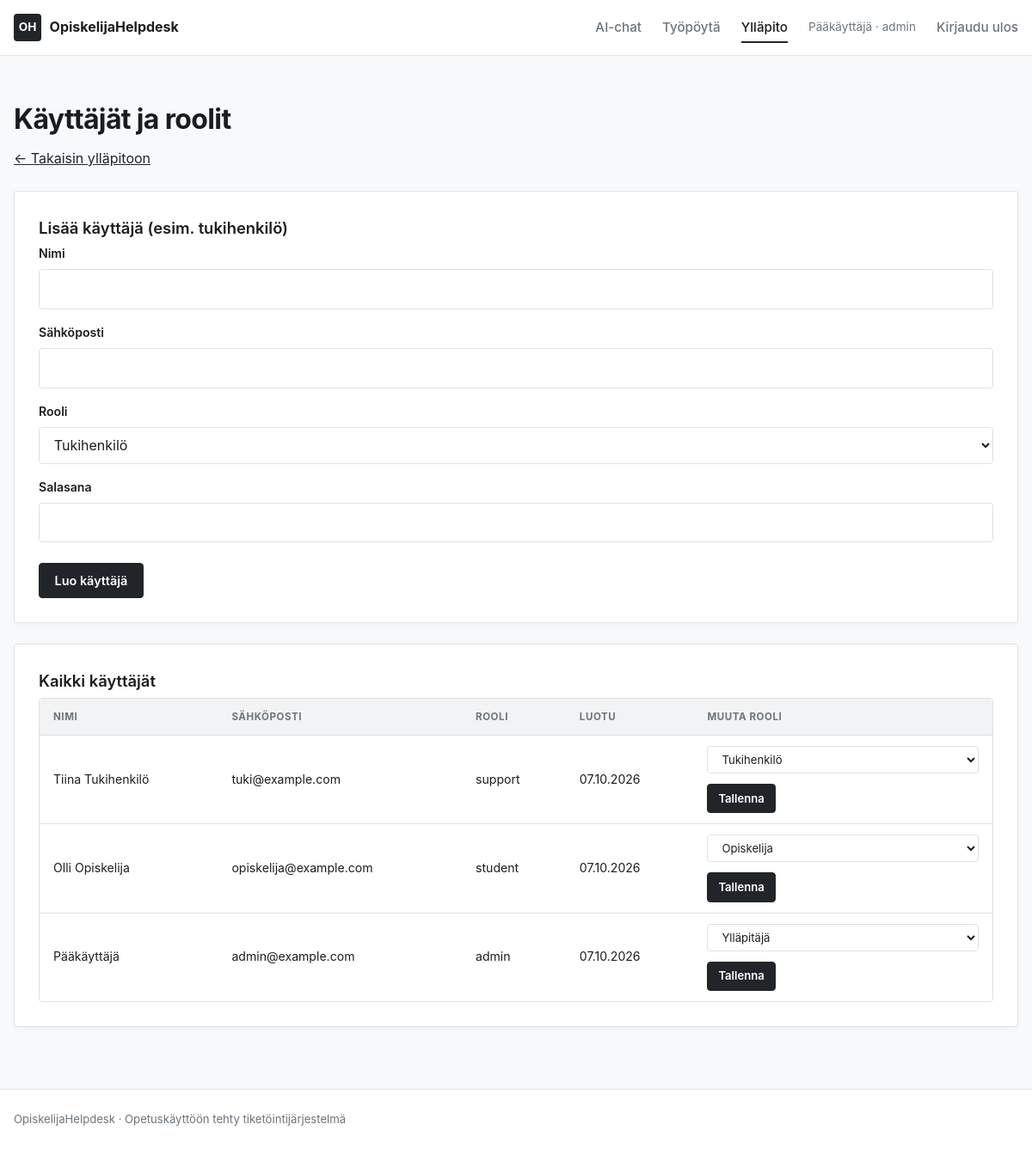
Page /admin/users (signed in) on the committed database.
### tables this page shows
CREATE TABLE IF NOT EXISTS users (
    id INT AUTO_INCREMENT PRIMARY KEY,
    name VARCHAR(100) NOT NULL,
    email VARCHAR(150) NOT NULL UNIQUE,
    password VARCHAR(255) NOT NULL,
    role ENUM('student', 'support', 'admin') NOT NULL DEFAULT 'student',
    created_at TIMESTAMP NOT NULL DEFAULT CURRENT_TIMESTAMP
);

### controllers/AdminController.php (called while the page is built, shortened)
<?php
final class AdminController
{
    public function users(array $errors = []): void
    {
        $users = db()->query('SELECT id, name, email, role, created_at FROM users ORDER BY created_at DESC, id DESC')->fetchAll();
        render('admin/users', ['pageTitle' => 'Käyttäjät', 'users' => $users, 'errors' => $errors]);
    }
}

### public/index.php (called while the page is built, shortened)
<?php
$router = new Router();
$currentPath = Router::currentPath();
$router->dispatch($_SERVER['REQUEST_METHOD'] ?? 'GET', $currentPath);

### core/db.php (called while the page is built, shortened)
<?php
function loadAppConfig(): array
{
    static $config = null;
    if ($config !== null) {
        return $config;
    }
    $configFile = BASE_PATH . '/config/config.php';
    $exampleFile = BASE_PATH . '/config/config.example.php';
    if (file_exists($configFile)) {
        $config = require $configFile;
    } elseif (file_exists($exampleFile)) {
        $config = require $exampleFile;
    } else {
        throw new RuntimeException('Asetustiedostoa config/config.php ei löytynyt.');
    }
    return $config;
}
function config(string $key, mixed $default = null): mixed
{
    $value = loadAppConfig();
    foreach (explode('.', $key) as $part) {
        $value = $value[$part];
    }
    return $value;
}
function db(): PDO
{
    static $pdo = null;
    $config = loadAppConfig()['db'];
    $dsn = sprintf(
        'mysql:host=%s;port=%s;dbname=%s;charset=%s',
        $config['host'],
        $config['port'],
        $config['name'],
        $config['charset']
    );
    try {
        $pdo = new PDO($dsn, $config['user'], $config['pass'], [
            PDO::ATTR_ERRMODE => PDO::ERRMODE_EXCEPTION,
            PDO::ATTR_DEFAULT_FETCH_MODE => PDO::FETCH_ASSOC,
            PDO::ATTR_EMULATE_PREPARES => false,
        ]);
        $pdo->exec("SET time_zone = '" . date('P') . "'");
    } catch (PDOException $e) {
        error_log('Tietokantayhteysvirhe: ' . $e->getMessage());
        http_response_code(500);
        die('Tietokantayhteys epäonnistui. Tarkista config/config.php-asetukset.');
    }
    return $pdo;
}

### config/config.example.php (called while the page is built)
<?php
$env = static fn(string $key, string $default = ''): string =>
    (getenv($key) !== false && getenv($key) !== '') ? (string)getenv($key) : $default;
return [
    'db' => [
        'host' => $env('DB_HOST', '127.0.0.1'),
        'port' => $env('DB_PORT', '3306'),
        'name' => $env('DB_NAME', 'opiskelijahelpdesk'),
        'user' => $env('DB_USER', 'root'),
        'pass' => $env('DB_PASS', ''),
        'charset' => 'utf8mb4',
    ],
    'app' => [
        'name' => 'OpiskelijaHelpdesk',
        'base_path' => $env('APP_BASE_PATH', ''),
        'pretty_urls' => $env('APP_PRETTY_URLS', 'true') !== 'false',
        'debug' => $env('APP_DEBUG', 'false') === 'true',
    ],
    'ai' => [
        'ollama_url' => rtrim($env('OLLAMA_URL', 'http://127.0.0.1:11434'), '/'),
        'model' => $env('OLLAMA_MODEL', 'gemma4:e2b'),
        'timeout' => (int)$env('OLLAMA_TIMEOUT', '300'),
        'temperature' => (float)$env('OLLAMA_TEMPERATURE', '0.3'),
        'num_ctx' => (int)$env('OLLAMA_NUM_CTX', '8192'),
        'think' => $env('OLLAMA_THINK', 'false') === 'true',
        'min_question_rounds' => (int)$env('CHAT_MIN_QUESTION_ROUNDS', '1'),
        'max_question_rounds' => (int)$env('CHAT_MAX_QUESTION_ROUNDS', '4'),
    ],
];

### core/auth.php (called while the page is built, shortened)
<?php
function currentUser(): ?array
{
    return $_SESSION['user'] ?? null;
}

### views/admin/users.php (the view, shortened to what this page needs)
<?php  $action = url('/admin/users'); ?>
<h1 class="section-title">Käyttäjät ja roolit</h1>
<p class="section-description"><a class="text-accent" href="<?= e(url('/admin')) ?>">&larr; Takaisin ylläpitoon</a></p>
<section class="card">
  <h2 class="card__title">Lisää käyttäjä (esim. tukihenkilö)</h2>
  <form method="post" action="<?= e($action) ?>" class="form-grid">
    <div class="form-group">
      <label for="name">Nimi</label>
      <input type="text" id="name" name="name" required>
    </div>
    <div class="form-group">
      <label for="email">Sähköposti</label>
      <input type="email" id="email" name="email" required>
    </div>
    <div class="form-group">
      <label for="role">Rooli</label>
      <select id="role" name="role">
        <option value="support">Tukihenkilö</option>
      </select>
    </div>
    <div class="form-group">
      <label for="password">Salasana</label>
      <input type="password" id="password" name="password" required minlength="8">
    </div>
    <div class="form-actions">
      <button type="submit" class="button">Luo käyttäjä</button>
    </div>
  </form>
</section>
<section class="card">
  <h2 class="card__title">Kaikki käyttäjät</h2>
  <div class="table-wrap">
    <table>
      <thead>
        <tr><th>Nimi</th><th>Sähköposti</th><th>Rooli</th><th>Luotu</th><th>Muuta rooli</th></tr>
      </thead>
      <tbody>
        <?php foreach ($users as $u): ?>
          <tr>
            <td><?= e($u['name']) ?></td>
            <td><?= e($u['email']) ?></td>
            <td><?= e($u['role']) ?></td>
            <td><?= e(formatDate($u['created_at'], 'd.m.Y')) ?></td>
            <td>
              <form method="post" action="<?= e($action) ?>" class="form-actions" style="margin:0;">
                <select name="role" class="button--small">
                  <option value="student" <?= $u['role'] === 'student' ? 'selected' : '' ?>>Opiskelija</option>
                  <option value="support" <?= $u['role'] === 'support' ? 'selected' : '' ?>>Tukihenkilö</option>
                  <option value="admin" <?= $u['role'] === 'admin' ? 'selected' : '' ?>>Ylläpitäjä</option>
                </select>
                <button type="submit" class="button button--small">Tallenna</button>
              </form>
            </td>
          </tr>
        <?php endforeach; ?>
      </tbody>
    </table>
  </div>
</section>

### router/Router.php (shortened to what this page needs)
<?php
final class Router
{
    private array $routes = [];
    public function add(string $method, string $pattern, callable|array $handler): void
    {
        $regex = preg_replace_callback(
            '#\{(\w+)\}#',
            static fn(array $m): string => $m[1] === 'id' || str_ends_with($m[1], 'Id')
                ? '(?P<' . $m[1] . '>\d+)'
                : '(?P<' . $m[1] . '>[^/]+)',
            rtrim($pattern, '/') ?: '/'
        );
        $this->routes[] = [
            'method' => $method,
            'pattern' => $pattern,
            'regex' => '#^' . $regex . '$#u',
            'handler' => $handler,
        ];
    }
    public static function currentPath(): string
    {
        $path = (string)parse_url($_SERVER['REQUEST_URI'] ?? '/', PHP_URL_PATH);
        $path = rawurldecode($path);
        $base = basePath();
        $path = '/' . trim($path, '/');
        return $path;
    }
    public function dispatch(string $method, string $path): void
    {
        foreach ($this->routes as $route) {
            if (!preg_match($route['regex'], $path, $matches)) {
                continue;
            }
            $params = [];
            $this->invoke($route['handler'], $params);
            return;
        }
    }
    private function invoke(callable|array $handler, array $params): void
    {
        if (is_array($handler) && is_string($handler[0])) {
            [$class, $action] = $handler;
            $controller = new $class();
            $controller->$action(...$params);
            return;
        }
    }
}

### views/layouts/header.php (shortened to what this page needs)
<!DOCTYPE html>
<html lang="fi">
<head>
<link rel="stylesheet" href="<?= e(asset('css/style.css')) ?>">
</head>
<body>
<div class="page-shell">
<header class="site-header">
  <div class="container nav">
    <a class="brand" href="<?= e(url('/')) ?>">
      <span class="brand-mark">OH</span>
      <span>OpiskelijaHelpdesk</span>
    </a>
    <nav class="nav-links">
      <?php if ($user): ?>
        <a class="nav-link<?= isActive('/chat') ? ' is-active' : '' ?>" href="<?= e(url('/chat')) ?>">AI-chat</a>
        <?php if ($user['role'] === 'student'): ?>
          <a class="nav-link<?= isActive('/tickets/new') ? ' is-active' : '' ?>" href="<?= e(url('/tickets/new')) ?>">Uusi tiketti</a>
          <a class="nav-link<?= isActive('/tickets') && !isActive('/tickets/new') ? ' is-active' : '' ?>" href="<?= e(url('/tickets')) ?>">Omat tiketit</a>
        <?php elseif ($user['role'] === 'support'): ?>
          <a class="nav-link<?= isActive('/staff') ? ' is-active' : '' ?>" href="<?= e(url('/staff')) ?>">Työpöytä</a>
        <?php elseif ($user['role'] === 'admin'): ?>
          <a class="nav-link<?= isActive('/staff') ? ' is-active' : '' ?>" href="<?= e(url('/staff')) ?>">Työpöytä</a>
          <a class="nav-link<?= isActive('/admin') ? ' is-active' : '' ?>" href="<?= e(url('/admin')) ?>">Ylläpito</a>
        <?php endif; ?>
        <a class="nav-user text-muted" href="<?= e(url('/profile')) ?>" title="Muokkaa omia tietoja"><?= e($user['name']) ?> · <?= e($user['role']) ?></a>
        <a class="nav-link" href="<?= e(url('/logout')) ?>">Kirjaudu ulos</a>
      <?php else: ?>
        <a class="nav-link" href="<?= e(url('/login')) ?>">Kirjaudu</a>
        <a class="button" href="<?= e(url('/register')) ?>">Rekisteröidy</a>
      <?php endif; ?>
    </nav>
  </div>
</header>
<main class="container main-content">

### rows in the picture
users: name "Pääkäyttäjä", role "admin", email "admin@example.com", created_at "07.10.2026", role "Ylläpitäjä"
users: name "Tiina Tukihenkilö", email "tuki@example.com", role "support", created_at "07.10.2026", role "Tukihenkilö"
users: name "Olli Opiskelija", email "opiskelija@example.com", role "student", created_at "07.10.2026", role "Opiskelija"
